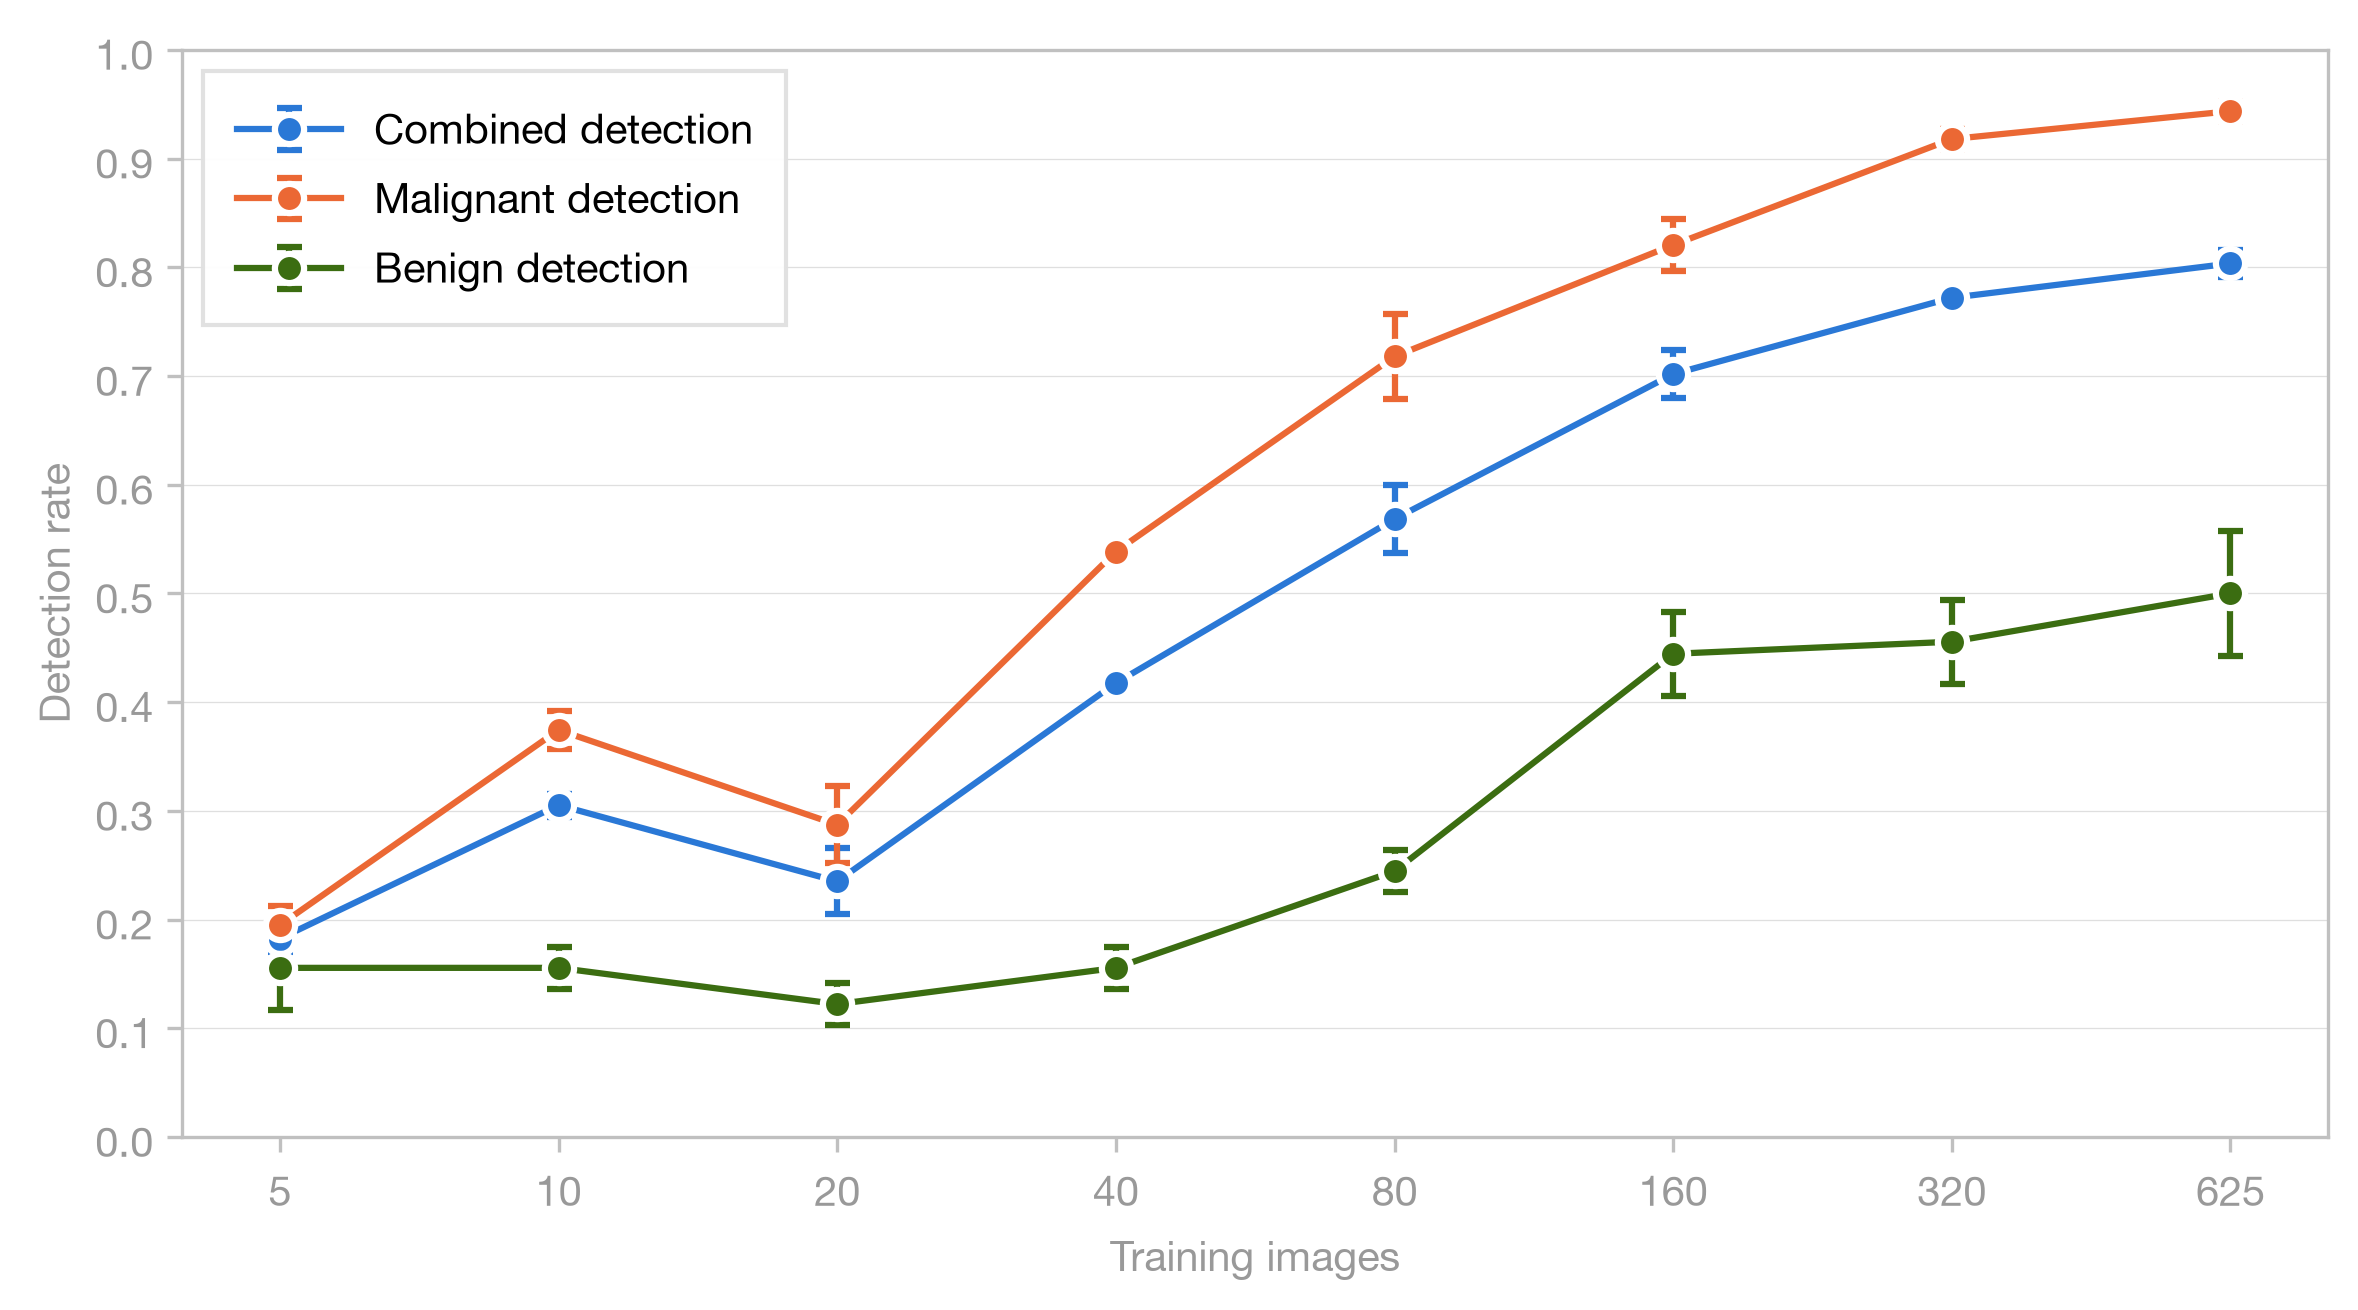

The Python source for this figure:
"""Overlap detection (IoU > 0.2) vs. training size for the data-scaling experiment.

Uses the canonical prediction dataset's retained-component overlap flags and
normal false-positive flags. Outputs terminal tables, Markdown, JSON, PNG, and
PDF with mean ± sample SD across seeds 42/43/44 at final checkpoints.

Run from the project root:
    python analysis/data_scaling/evaluate_overlap_detection/evaluate_overlap_detection_iou_02.py
"""

import json
import sys
from collections import defaultdict
from pathlib import Path
from statistics import mean, stdev

import matplotlib
matplotlib.use("Agg")
import matplotlib.pyplot as plt
import matplotlib.ticker as ticker

SCRIPT_DIR = Path(__file__).resolve().parent
PROJECT_ROOT = SCRIPT_DIR.parents[2]
if str(PROJECT_ROOT) not in sys.path:
    sys.path.insert(0, str(PROJECT_ROOT))

from analysis.predictions_dataset.constants import MIN_PRED_AREA_FRACTION
from analysis.predictions_dataset.load_predictions_dataset import (
    DatasetValidationError,
    load_predictions_dataset,
)

IOU_THRESHOLD = 0.2
FLAG_FIELD = "overlap_detection_iou_02_flag"
OUT_BASE = "evaluate_overlap_detection_iou_02"
NOISE_FLOOR = f"{MIN_PRED_AREA_FRACTION * 100:g}% of image area"
EXPERIMENT_NAME = "data_scaling"
EVALUATION_SPLIT = "test"
CHECKPOINT = "final"
SEEDS = [42, 43, 44]
SIZES = [5, 10, 20, 40, 80, 160, 320, 625]
GROUPS = [("All masses", "combined"), ("Malignant masses", "malignant"), ("Benign masses", "benign")]
PLOT_SERIES = [
    ("combined", "Combined detection", "#2a78d6"),
    ("malignant", "Malignant detection", "#eb6834"),
    ("benign", "Benign detection", "#3b6d11"),
]

plt.rcParams.update({
    "font.family": "sans-serif",
    "font.sans-serif": ["Helvetica Neue", "Helvetica", "Arial", "sans-serif"],
    "font.size": 10,
    "font.weight": "400",
    "axes.labelsize": 10,
    "axes.labelcolor": "#999999",
    "xtick.labelsize": 10,
    "ytick.labelsize": 10,
    "xtick.color": "#999999",
    "ytick.color": "#999999",
    "legend.fontsize": 10,
    "legend.framealpha": 0.95,
    "legend.edgecolor": "#e0e0e0",
    "grid.linewidth": 0.3,
    "grid.alpha": 0.4,
    "figure.facecolor": "white",
    "axes.facecolor": "white",
    "axes.spines.top": True,
    "axes.spines.right": True,
})


def select_runs(rows):
    runs = defaultdict(list)
    for row in rows:
        if (
            row.experiment_name == EXPERIMENT_NAME
            and row.evaluation_split == EVALUATION_SPLIT
            and row.checkpoint == CHECKPOINT
            and row.training_set_size in SIZES
            and row.seed in SEEDS
        ):
            runs[row.training_set_size, row.seed].append(row)

    reference_cases = None
    for size in SIZES:
        for seed in SEEDS:
            run = runs[size, seed]
            if not run:
                raise DatasetValidationError(f"Missing scaling run: size={size}, seed={seed}")
            if len({row.configuration_id for row in run}) != 1:
                raise DatasetValidationError(f"Multiple configurations: size={size}, seed={seed}")
            cases = {row.image_id: (row.pathology, row.mass_present) for row in run}
            if len(cases) != len(run):
                raise DatasetValidationError(f"Duplicate test cases: size={size}, seed={seed}")
            if reference_cases is None:
                reference_cases = cases
            if cases != reference_cases:
                raise DatasetValidationError(f"Test cases differ: size={size}, seed={seed}")
            for row in run:
                if row.pathology in ("malignant", "benign"):
                    if not row.mass_present or getattr(row, FLAG_FIELD) is None:
                        raise DatasetValidationError(f"Invalid overlap case: {row.image_id}")
                elif row.pathology == "normal":
                    if row.mass_present or row.normal_false_positive is None:
                        raise DatasetValidationError(f"Invalid normal case: {row.image_id}")
                else:
                    raise DatasetValidationError(f"Unknown pathology: {row.pathology}")
    return runs


def evaluate_detection(rows, positive_class):
    positives = [
        row for row in rows
        if row.mass_present and (positive_class == "combined" or row.pathology == positive_class)
    ]
    normal_cases = [row for row in rows if row.pathology == "normal"]
    if not positives or not normal_cases:
        raise DatasetValidationError(f"Missing positive or normal cases for {positive_class}")
    recall = mean(getattr(row, FLAG_FIELD) for row in positives)
    fp_rate = mean(row.normal_false_positive for row in normal_cases)
    return recall, fp_rate


def summarize_sizes(runs, positive_class):
    metrics = {
        "Detection": {"mean": [], "std": []},
        "False positive rate": {"mean": [], "std": []},
    }
    for size in SIZES:
        results = [evaluate_detection(runs[size, seed], positive_class) for seed in SEEDS]
        for metric, values in zip(metrics.values(), zip(*results)):
            metric["mean"].append(mean(values))
            metric["std"].append(stdev(values))
    return metrics


def fmt(metric, index):
    return f"{metric['mean'][index]:.3f} ± {metric['std'][index]:.3f}"


def main():
    data = load_predictions_dataset()
    runs = select_runs(data.rows)
    stats = {group: summarize_sizes(runs, group) for _, group in GROUPS}
    title = f"Case-level overlap-based detection (IoU>{IOU_THRESHOLD:g}) by training size"
    description = (
        "Data-scaling test runs: seeds 42/43/44, final checkpoints, "
        f"training sizes {', '.join(map(str, SIZES))}. Detection = IoU > "
        f"{IOU_THRESHOLD:g}, noise floor "
        f"{NOISE_FLOOR}. Values are mean ± sample SD across seeds."
    )
    payload = {
        "title": title,
        "description": description,
        "noise_floor": NOISE_FLOOR,
        "detection_definition": f"IoU > {IOU_THRESHOLD:g}",
        "dataset_snapshot_id": data.snapshot_id,
        "experiment_name": EXPERIMENT_NAME,
        "evaluation_split": EVALUATION_SPLIT,
        "checkpoint": CHECKPOINT,
        "seeds": SEEDS,
        "training_set_sizes": SIZES,
        **stats,
    }
    json_path = SCRIPT_DIR / f"{OUT_BASE}.json"
    json_path.write_text(json.dumps(payload, indent=2, allow_nan=False) + "\n", encoding="utf-8")

    lines = [
        f"# {title}", "", description, "",
        f"Dataset snapshot: `{data.snapshot_id}`.", "",
        f"A mass-present case is detected when `{FLAG_FIELD}` is True: the highest "
        "single-component IoU between a retained predicted component and the "
        f"ground-truth mass exceeds {IOU_THRESHOLD:g}. Off-target blobs are ignored.", "",
        "Each table reports case-level false positives computed on normal cases only. "
        "A normal case with any retained predicted mass component is a false alarm.", "",
        "Values are mean ± sample standard deviation across the three seeds.", "",
    ]
    for title, group in GROUPS:
        metrics = stats[group]
        lines.extend([
            f"## {title}", "",
            "| Training size | Detection | Normal cases FP rate |",
            "|--------------:|----------:|---------------------:|",
        ])
        for index, size in enumerate(SIZES):
            lines.append(
                f"| {size} | {fmt(metrics['Detection'], index)} | "
                f"{fmt(metrics['False positive rate'], index)} |"
            )
        lines.append("")
    report = "\n".join(lines)
    (SCRIPT_DIR / f"{OUT_BASE}.md").write_text(report, encoding="utf-8")
    print(report)

    fig, ax = plt.subplots(figsize=(8, 4.5))
    positions = list(range(len(SIZES)))
    for group, label, color in PLOT_SERIES:
        metric = stats[group]["Detection"]
        ax.errorbar(
            positions, metric["mean"], yerr=metric["std"], fmt="-o", color=color,
            label=label, markersize=7, linewidth=1.5, capsize=3,
            markeredgecolor="white", markeredgewidth=1.5, zorder=3,
        )
    ax.set_xlabel("Training images")
    ax.set_ylabel("Detection rate")
    ax.set_xticks(positions, labels=SIZES)
    ax.set_ylim(0, 1.0)
    ax.set_yticks([value / 10 for value in range(11)])
    ax.yaxis.set_major_formatter(ticker.FormatStrFormatter("%.1f"))
    ax.grid(True, axis="y", linewidth=0.3, alpha=0.4)
    ax.grid(False, axis="x")
    for spine in ax.spines.values():
        spine.set_color("#c0c0c0")
    ax.tick_params(axis="both", which="both", color="#c0c0c0", labelcolor="#999999")
    ax.legend(loc="best", frameon=True, fancybox=False, borderpad=0.8, handlelength=2.5)
    fig.tight_layout(pad=1.2)
    for extension in ("pdf", "png"):
        output_path = SCRIPT_DIR / f"{OUT_BASE}.{extension}"
        metadata = {"CreationDate": None} if extension == "pdf" else None
        fig.savefig(output_path, dpi=300, bbox_inches="tight", metadata=metadata)
        print(f"Wrote {output_path}")
    plt.close(fig)


if __name__ == "__main__":
    main()
